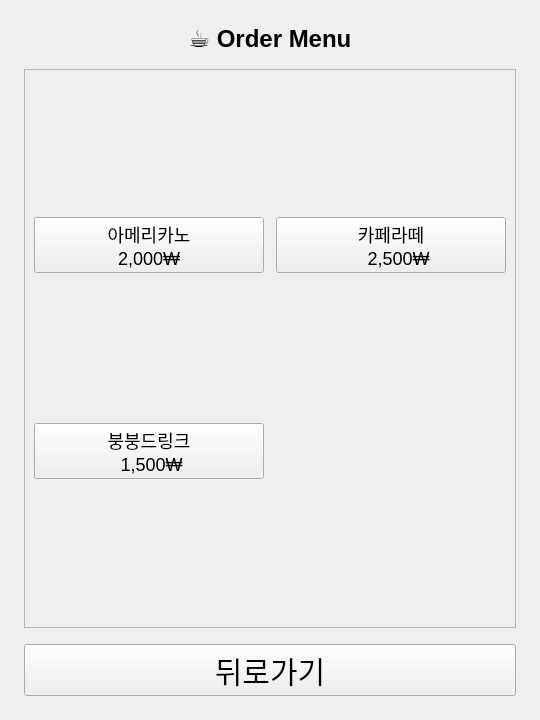
<?xml version="1.0" encoding="UTF-8"?>
<ui version="4.0">
 <class>MenuPage</class>
 <widget class="QWidget" name="MenuPage">
  <property name="geometry">
   <rect>
    <x>0</x>
    <y>0</y>
    <width>540</width>
    <height>720</height>
   </rect>
  </property>
  <property name="windowTitle">
   <string>Menu</string>
  </property>
  <layout class="QVBoxLayout" name="rootLayout">
   <property name="spacing">
    <number>16</number>
   </property>
   <property name="leftMargin">
    <number>24</number>
   </property>
   <property name="topMargin">
    <number>24</number>
   </property>
   <property name="rightMargin">
    <number>24</number>
   </property>
   <property name="bottomMargin">
    <number>24</number>
   </property>
   <item>
    <widget class="QLabel" name="labelMenuTitle">
     <property name="styleSheet">
      <string notr="true">font-size: 24px; font-weight: bold;</string>
     </property>
     <property name="text">
      <string>☕ Order Menu</string>
     </property>
     <property name="alignment">
      <set>Qt::AlignCenter</set>
     </property>
    </widget>
   </item>
   <item>
    <layout class="QHBoxLayout" name="hlCategories"/>
   </item>
   <item>
    <widget class="QScrollArea" name="scrollMenu">
     <property name="widgetResizable">
      <bool>true</bool>
     </property>
     <widget class="QWidget" name="scrollContents">
      <property name="geometry">
       <rect>
        <x>0</x>
        <y>0</y>
        <width>490</width>
        <height>536</height>
       </rect>
      </property>
      <layout class="QGridLayout" name="gridMenu">
       <property name="spacing">
        <number>12</number>
       </property>
       <item row="0" column="0">
        <widget class="QPushButton" name="btnAmericano">
         <property name="enabled">
          <bool>true</bool>
         </property>
         <property name="styleSheet">
          <string notr="true">font-size: 18px;</string>
         </property>
         <property name="text">
          <string>아메리카노
2,000₩</string>
         </property>
         <property name="checkable">
          <bool>false</bool>
         </property>
        </widget>
       </item>
       <item row="0" column="1">
        <widget class="QPushButton" name="btnLatte">
         <property name="styleSheet">
          <string notr="true">font-size: 18px;</string>
         </property>
         <property name="text">
          <string>카페라떼
   2,500₩</string>
         </property>
        </widget>
       </item>
       <item row="1" column="0">
        <widget class="QPushButton" name="btnBboongDrink">
         <property name="styleSheet">
          <string notr="true">font-size: 18px;</string>
         </property>
         <property name="text">
          <string>붕붕드링크
 1,500₩</string>
         </property>
        </widget>
       </item>
      </layout>
     </widget>
    </widget>
   </item>
   <item>
    <layout class="QHBoxLayout" name="hlBottom">
     <item>
      <widget class="QPushButton" name="btnGoToStart">
       <property name="styleSheet">
        <string notr="true">font-size: 30px;</string>
       </property>
       <property name="text">
        <string>뒤로가기</string>
       </property>
      </widget>
     </item>
    </layout>
   </item>
  </layout>
 </widget>
 <resources/>
 <connections/>
</ui>
